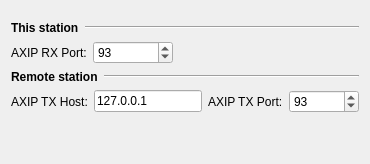
      <widget class="QWidget" name="page_23">
       <layout class="QVBoxLayout" name="verticalLayout_21">
        <item>
         <spacer>
          <property name="orientation">
           <enum>Qt::Vertical</enum>
          </property>
          <property name="sizeType">
           <enum>QSizePolicy::Fixed</enum>
          </property>
          <property name="sizeHint" stdset="0">
           <size>
            <width>20</width>
            <height>10</height>
           </size>
          </property>
         </spacer>
        </item>
        <item>
         <layout class="QHBoxLayout" name="horizontalLayout_74">
          <item>
           <widget class="QLabel" name="label_131">
            <property name="sizePolicy">
             <sizepolicy hsizetype="Fixed" vsizetype="Fixed">
              <horstretch>0</horstretch>
              <verstretch>0</verstretch>
             </sizepolicy>
            </property>
            <property name="font">
             <font>
              <weight>75</weight>
              <bold>true</bold>
             </font>
            </property>
            <property name="text">
             <string>This station</string>
            </property>
           </widget>
          </item>
          <item>
           <widget class="Line" name="line_28">
            <property name="orientation">
             <enum>Qt::Horizontal</enum>
            </property>
           </widget>
          </item>
         </layout>
        </item>
        <item>
         <layout class="QHBoxLayout" name="_66">
          <item>
           <widget class="QLabel" name="label_132">
            <property name="minimumSize">
             <size>
              <width>67</width>
              <height>0</height>
             </size>
            </property>
            <property name="text">
             <string>AXIP RX Port:</string>
            </property>
           </widget>
          </item>
          <item>
           <widget class="QSpinBox" name="AXIPRXPortBox">
            <property name="minimumSize">
             <size>
              <width>80</width>
              <height>0</height>
             </size>
            </property>
            <property name="maximum">
             <number>65535</number>
            </property>
            <property name="value">
             <number>93</number>
            </property>
           </widget>
          </item>
          <item>
           <spacer>
            <property name="orientation">
             <enum>Qt::Horizontal</enum>
            </property>
            <property name="sizeHint" stdset="0">
             <size>
              <width>40</width>
              <height>20</height>
             </size>
            </property>
           </spacer>
          </item>
         </layout>
        </item>
        <item>
         <layout class="QHBoxLayout" name="horizontalLayout_75">
          <item>
           <widget class="QLabel" name="label_133">
            <property name="sizePolicy">
             <sizepolicy hsizetype="Fixed" vsizetype="Fixed">
              <horstretch>0</horstretch>
              <verstretch>0</verstretch>
             </sizepolicy>
            </property>
            <property name="font">
             <font>
              <weight>75</weight>
              <bold>true</bold>
             </font>
            </property>
            <property name="text">
             <string>Remote station</string>
            </property>
           </widget>
          </item>
          <item>
           <widget class="Line" name="line_29">
            <property name="orientation">
             <enum>Qt::Horizontal</enum>
            </property>
           </widget>
          </item>
         </layout>
        </item>
        <item>
         <layout class="QHBoxLayout" name="horizontalLayout_76">
          <item>
           <widget class="QLabel" name="label_134">
            <property name="minimumSize">
             <size>
              <width>67</width>
              <height>0</height>
             </size>
            </property>
            <property name="text">
             <string>AXIP TX Host:</string>
            </property>
           </widget>
          </item>
          <item>
           <widget class="QLineEdit" name="AXIPTXHostEdit">
            <property name="text">
             <string>127.0.0.1</string>
            </property>
           </widget>
          </item>
          <item>
           <widget class="QLabel" name="label_135">
            <property name="minimumSize">
             <size>
              <width>67</width>
              <height>0</height>
             </size>
            </property>
            <property name="text">
             <string>AXIP TX Port:</string>
            </property>
           </widget>
          </item>
          <item>
           <widget class="QSpinBox" name="AXIPTXPortBox">
            <property name="minimumSize">
             <size>
              <width>70</width>
              <height>0</height>
             </size>
            </property>
            <property name="maximum">
             <number>65535</number>
            </property>
            <property name="value">
             <number>93</number>
            </property>
           </widget>
          </item>
         </layout>
        </item>
        <item>
         <spacer>
          <property name="orientation">
           <enum>Qt::Vertical</enum>
          </property>
          <property name="sizeHint" stdset="0">
           <size>
            <width>20</width>
            <height>40</height>
           </size>
          </property>
         </spacer>
        </item>
       </layout>
      </widget>
